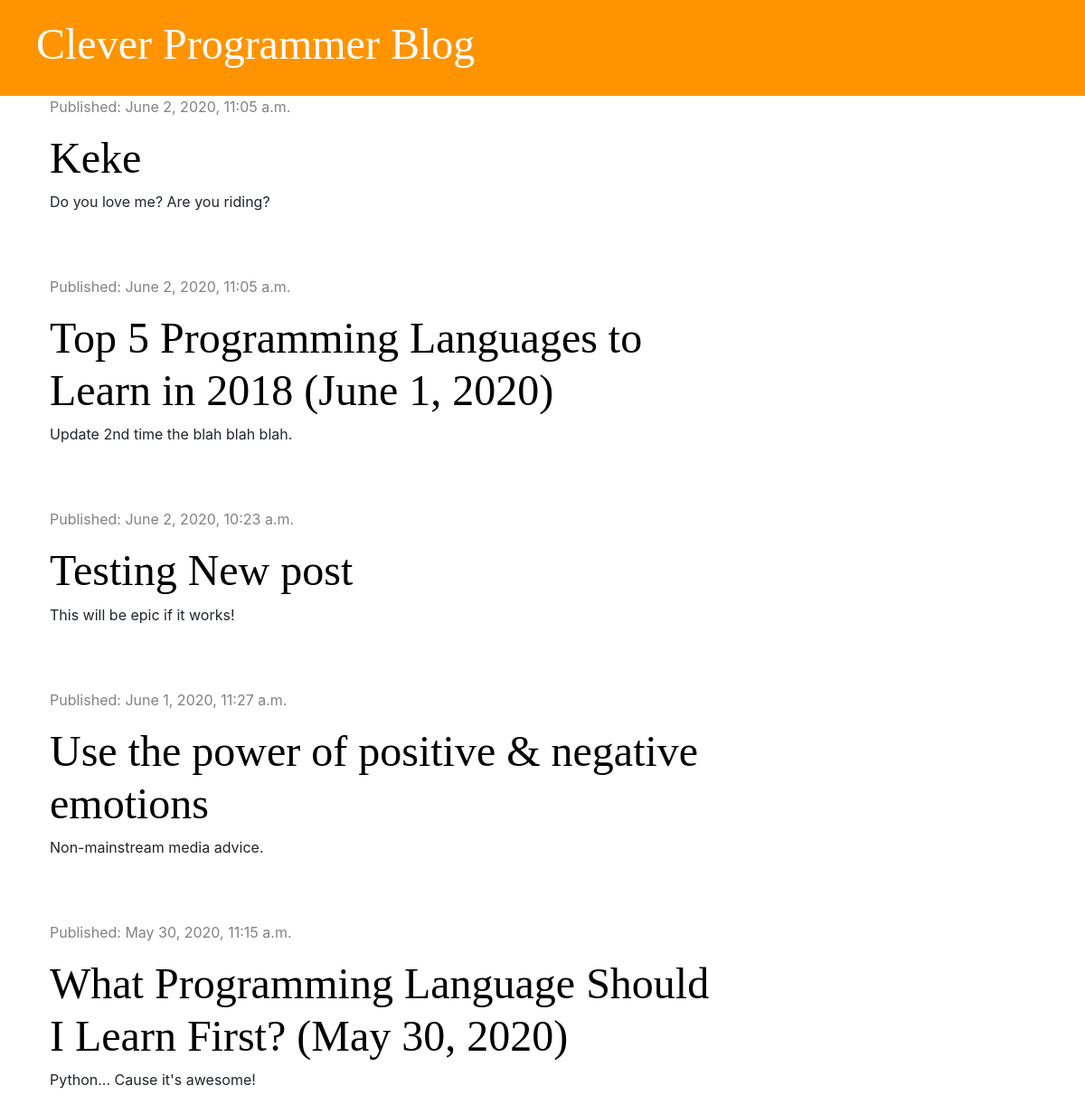
The page / on the database its author committed.
### blog/models.py (models this page shows, shortened)
class Post(models.Model):
    author = models.ForeignKey('auth.User', on_delete=models.CASCADE)
    title = models.CharField(max_length=200)
    text = models.TextField()
    created_date = models.DateTimeField(default=timezone.now())
    published_date = models.DateTimeField(blank=True, null=True)

### blog/views.py (the view)
# urls.py: path('', views.post_list, name='post_list'),
def post_list(request):
    posts = Post.objects.filter(published_date__lte=timezone.now()).order_by('-published_date')
    stuff_for_frontend = {'posts': posts}
    return render(request, 'blog/post_list.html', stuff_for_frontend)

### blog/templates/blog/post_list.html
{% extends 'blog/base.html' %}
{% block content %}
        {% for post in posts %}
            <div class="post">
                <div class="date">
                    <p>Published: {{ post.published_date }}</p>
                </div>
                <h1><a href="{% url 'post_detail' pk=post.pk %}">{{ post.title }}</a></h1>
                <p>{{ post.text | linebreaksbr }}</p>
            </div>
        {% endfor %}
{% endblock %}

### blog/static/css/blog.css (style rules this page uses)
h1, h2, h3, h4 { font-family: 'Tangerine', 'Inconsolata', 'Droid Sans', serif; font-size: 48px; }
.date { color: #828282; }
.post { margin-bottom: 70px; }
.post h1 a { color: #000000; }

### rows shown on the page
Post: published_date "June 2, 2020, 11:05 a.m.", title "Keke", text "Do you love me? Are you riding?"
Post: published_date "June 2, 2020, 11:05 a.m.", title "Top 5 Programming Languages to Learn in 2018 (June 1, 2020)", text "Update 2nd time the blah blah blah."
Post: published_date "June 2, 2020, 10:23 a.m.", title "Testing New post", text "This will be epic if it works!"
Post: published_date "June 1, 2020, 11:27 a.m.", title "Use the power of positive & negative emotions", text "Non-mainstream media advice."
Post: published_date "May 30, 2020, 11:15 a.m.", title "What Programming Language Should I Learn First? (May 30, 2020)", text "Python... Cause it's awesome!"
